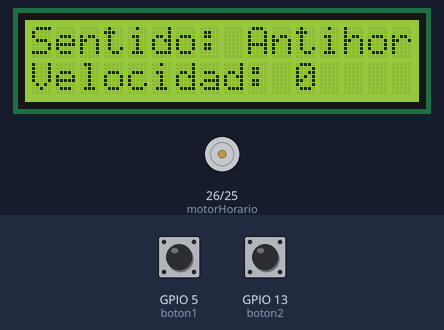
The sketch below on a simulated ESP32. Parts: 16×2 character LCD, motor-driver pin pairs drawn as motors (green arrow = first pin HIGH = forward, orange = second pin HIGH = backward, longer = more drive). The test bench sets the inputs (shaded band); at power-on: GPIO 5 (boton1) LOW, GPIO 13 (boton2) LOW.

Above: at 1.2 s.
1.3 s: GPIO 5 (boton1) pulled HIGH for 0.15 s
At 1.47 s:
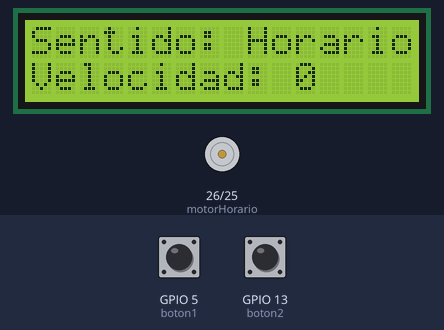
3.0 s: GPIO 13 (boton2) pulled HIGH for 0.15 s
At 4.2 s:
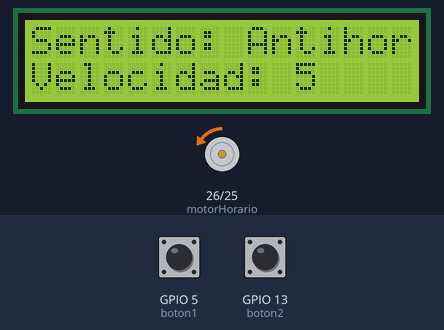
4.6 s: GPIO 5 (boton1) pulled HIGH for 1 s
At 5.5 s:
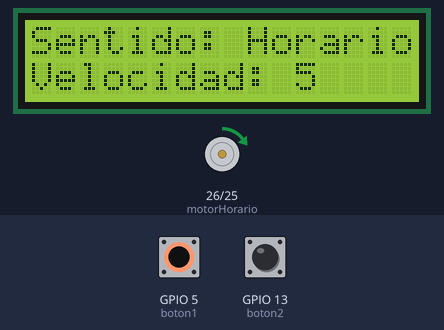
7.2 s: GPIO 13 (boton2) pulled HIGH for 1 s
At 7.8 s:
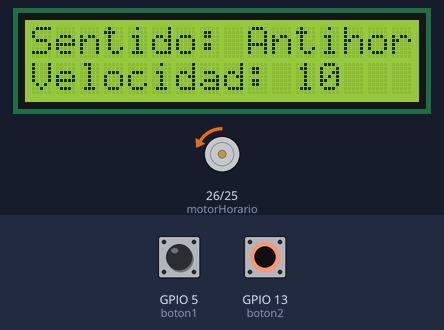
Timing chart, 0 to 10.2 s (numbered marks = the images above; inputs shaded):
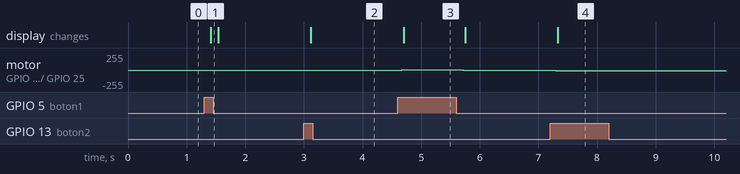

The sketch:

Prog_Casa.ino
```cpp
#include <Wire.h>
#include <LiquidCrystal_I2C.h>

// Pines
const int boton1 = 5;
const int boton2 = 13;
const int motorHorario = 26;
const int motorAntihorario = 25;

// LCD
LiquidCrystal_I2C lcd(0x27, 16, 2); // Cambia 0x27 si tu pantalla tiene otra dirección I2C

// Variables
int velocidad = 0;
bool boton2Presionado = false;

void setup() {
  // Configuración de pines
  pinMode(boton1, INPUT);
  pinMode(boton2, INPUT);
  pinMode(motorHorario, OUTPUT);
  pinMode(motorAntihorario, OUTPUT);

  // Configuración LCD
  lcd.init();
  lcd.backlight();

  // Inicializar el motor apagado
  analogWrite(motorHorario, 0);
  analogWrite(motorAntihorario, 0);
}

void loop() {
  bool estadoBoton1 = digitalRead(boton1);
  bool estadoBoton2 = digitalRead(boton2);

  // Manejo del pulsador 2: aumentar velocidad de 5 en 5, hasta 255, luego volver a 0
  if (estadoBoton2 && !boton2Presionado) {
    velocidad += 5;
    if (velocidad > 255) {
      velocidad = 0;
    }
    boton2Presionado = true;
  } else if (!estadoBoton2) {
    boton2Presionado = false;
  }

  // Manejo del motor según el estado del botón 1
  if (estadoBoton1) {
    // Giro horario
    analogWrite(motorHorario, velocidad);
    analogWrite(motorAntihorario, 0);

    // Mostrar en pantalla
    lcd.setCursor(0, 0);
    lcd.print("Sentido: Horario  ");
  } else {
    // Giro antihorario
    analogWrite(motorHorario, 0);
    analogWrite(motorAntihorario, velocidad);

    // Mostrar en pantalla
    lcd.setCursor(0, 0);
    lcd.print("Sentido: Antihor  ");
  }

  // Mostrar velocidad en segunda fila
  lcd.setCursor(0, 1);
  lcd.print("Velocidad: ");
  lcd.print(velocidad);
  lcd.print("   ");

  delay(100);
}
```

Measured:
- after the input at 1.3 s, the display: changes after 0.11 s (image 1)
- after the input at 3.0 s, motor on GPIO 26 (motorHorario) / GPIO 25 (motorAntihorario): stopped → backward 5/255 after 0.09 s; the display: changes after 0.12 s (image 2)
- after the input at 4.6 s, motor on GPIO 26 (motorHorario) / GPIO 25 (motorAntihorario): backward 5/255 → forward 5/255 after 0.07 s, → backward 5/255 1.1 s later; the display: changes after 0.10 s (image 3)
- after the input at 7.2 s, motor on GPIO 26 (motorHorario) / GPIO 25 (motorAntihorario): backward 5/255 → backward 10/255 after 0.10 s; the display: changes after 0.13 s (image 4)
